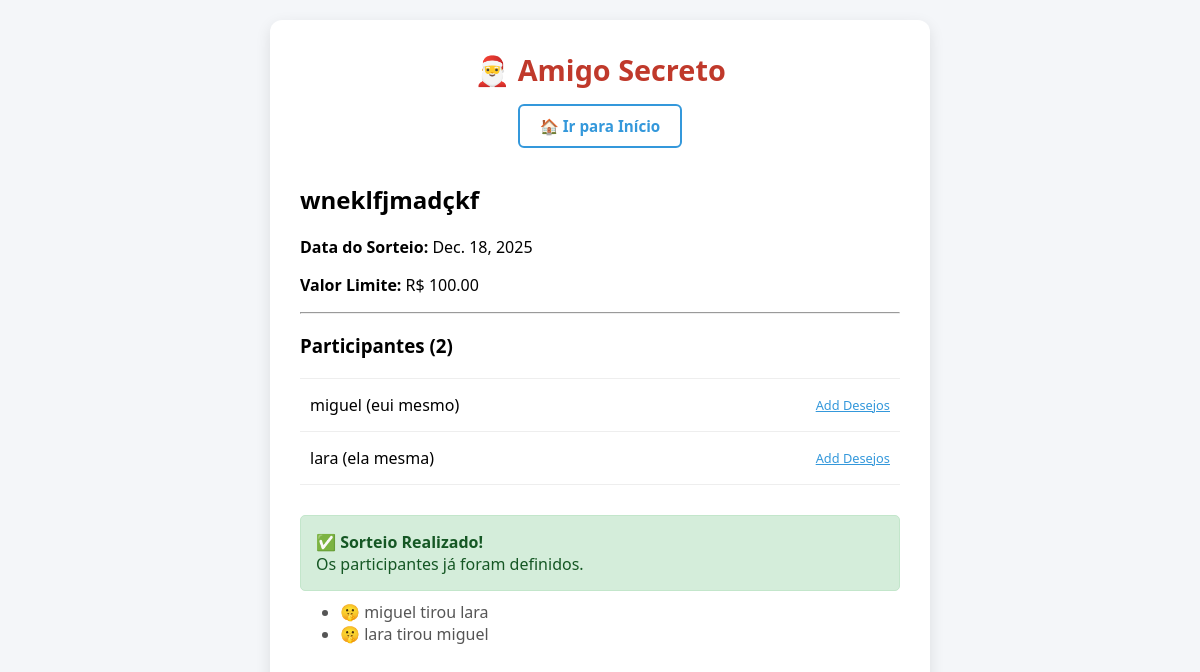
Page /amigosecreto/grupos/2/ on the committed database.
### amigo_secreto/models.py (models this page shows, shortened)
class Grupo(models.Model):
    nome = models.CharField(max_length=200)
    data_sorteio = models.DateField(blank=True, null=True)
    valor_limite = models.DecimalField(max_digits=10, decimal_places=2, blank=True, null=True)

class Participante(models.Model):
    nome = models.CharField(max_length=100)
    login = models.CharField(max_length=50, unique=True)
    grupo = models.ForeignKey(Grupo, on_delete=models.CASCADE, related_name='participantes', null=True, blank=True)
    lista_desejos = models.JSONField(default=list)
    resultado = models.ForeignKey('self', null=True, blank=True, on_delete=models.SET_NULL, related_name='quem_tirou')

class Sorteio(models.Model):
    grupo = models.ForeignKey(Grupo, on_delete=models.CASCADE, related_name='sorteios')
    quem_tirou = models.ForeignKey(Participante, on_delete=models.CASCADE, related_name='quem_tirou_no_grupo')
    amigo = models.ForeignKey(Participante, on_delete=models.CASCADE, related_name='foi_tirado_por')

### amigo_secreto/tests_views.py (the view)
# urls.py: path('grupos/<int:grupo_id>/', tests_views.detalhe_grupo, name='detalhe_grupo'),
def detalhe_grupo(request, grupo_id):
    grupo = get_object_or_404(Grupo, id=grupo_id)
    participantes = Participante.objects.filter(grupo=grupo)
    sorteios = Sorteio.objects.filter(grupo=grupo)
    ja_sorteado = sorteios.exists()
    return render(request, "grupos/detalhe_grupo.html", {
        "grupo": grupo,
        "participantes": participantes,
        "ja_sorteado": ja_sorteado, # Mandamos essa informação para o HTML
        "sorteios": sorteios        # Mandamos a lista (opcional, para o admin ver)
    })

### amigo_secreto/templates/grupos/detalhe_grupo.html (shortened to what this page needs)
{% extends 'base.html' %}
{% block content %}
    <h2>{{ grupo.nome }}</h2>
    <p><strong>Data do Sorteio:</strong> {{ grupo.data_sorteio }}</p>
    <p><strong>Valor Limite:</strong> R$ {{ grupo.valor_limite }}</p>
    <hr>
    <h3>Participantes ({{ participantes.count }})</h3>
    <ul class="participant-list">
        {% for p in participantes %}
            <li>
                <span>{{ p.nome }} ({{ p.login }})</span>
                <a href="{% url 'cadastrar_lista_desejos' p.id %}" style="font-size: 0.8rem; color: #3498db;">Add Desejos</a>
            </li>
        {% empty %}
            <li>Ninguém entrou neste grupo ainda.</li>
        {% endfor %}
    </ul>
    <div style="margin-top: 30px;">
        {% if ja_sorteado %}
            <div style="background-color: #d4edda; color: #155724; padding: 15px; border-radius: 5px; border: 1px solid #c3e6cb;">
                ✅ <strong>Sorteio Realizado!</strong><br>
                Os participantes já foram definidos.
            </div>
            <ul style="margin-top: 10px; color: #555;">
                {% for sorteio in sorteios %}
                    <li>🤫 {{ sorteio.quem_tirou.nome }} tirou {{ sorteio.amigo.nome }}</li>
                {% endfor %}
            </ul>
        {% endif %}
    </div>
{% endblock %}

### amigo_secreto/static/base.css (style rules this page uses)
body { font-family: 'Segoe UI', Tahoma, Geneva, Verdana, sans-serif; background-color: #f4f6f9; margin: 0; padding: 20px; display: flex; justify-content: center; min-height: 100vh; }
.participant-list { list-style: none; padding: 0; margin-top: 20px; border-top: 1px solid #eee; }
.participant-list li { padding: 15px 10px; border-bottom: 1px solid #eee; display: flex; justify-content: space-between; align-items: center; }

### rows in the picture
Grupo: nome "wneklfjmadçkf", data_sorteio "Dec. 18, 2025", valor_limite "100.00"
Participante: nome "miguel", login "eui mesmo"
Participante: nome "lara", login "ela mesma"
Sorteio: quem_tirou.nome "miguel", amigo.nome "lara"
Sorteio: quem_tirou.nome "lara", amigo.nome "miguel"

### other values in the picture
{{ participantes.count }} "2"
